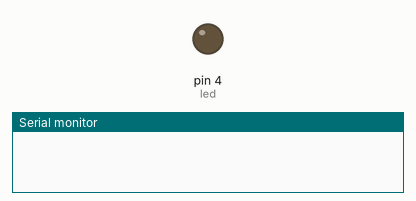
This sketch was run on a simulated Arduino Uno, built with avr-gcc and run on an emulated ATmega328P. Parts: output pins drawn as LEDs (lit = HIGH), the last lines printed to the serial monitor.

Above: at 0.05 s.
At 5.1 s:
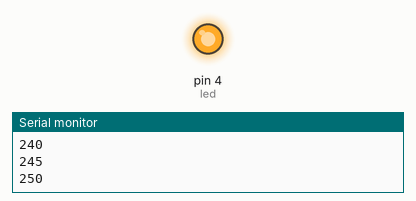
Timing chart, 0 to 13.3 s (numbered marks = the images above):
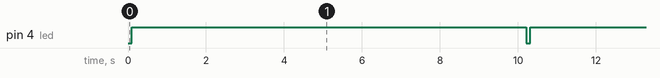

The sketch:

BrightnessAdjust.ino
```cpp
/*
This is one of the first times we used the arduino, when we attempted to slowly adjust the brightness of an LED using code
*/
int led = 4;
int brightness = 0;
int buttonPin = 2;
int posneg = 1;


void setup() {
  pinMode(led, OUTPUT);
  pinMode(buttonPin, INPUT);
  Serial.begin(9600);
}

void loop() {
  delay(100);
  brightness = brightness + (posneg*5);
  digitalWrite(led, brightness);
  Serial.println(brightness);
  if (brightness>=255){
    posneg = -1;
  }
  else if (brightness<=0){
    posneg = 1;
  }


}
```

Measured:
- by itself, pin 4 (led): alternates HIGH for 10.1 s and LOW for 0.10 s
